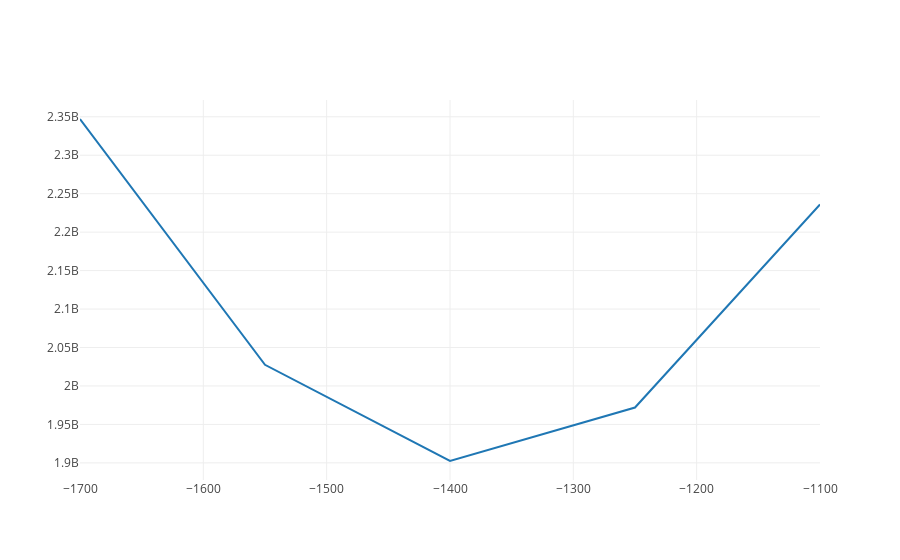

The code cell stored with this chart in its notebook:
### Markdown cell above
This matters because computers are fairly good at finding the low point in a curve.  And that low point in our RSS curve depends on our value of m.

### Code cell
b= 65000
m_values = list(range(-1700, -1000, 150))

rss_values = list(map(lambda m: rss(m, b, month_numbers, revenues), m_values))

iplot([trace_values(m_values, rss_values, mode = 'lines')])

### Figure 1 — Plotly figure (JSON) as saved in the notebook; plotly's stock layout.template omitted (floating-point values rounded to 4 significant figures)
{"data": [{"mode": "lines", "name": "data", "text": [], "type": "scatter", "uid": "e1445cc5-40d2-4cbf-8d26-c213daabbe9f", "x": [-1700, -1550, -1400, -1250, -1100], "y": [2347115531, 2027483231, 1902430931, 1971958631, 2236066331]}], "layout": {"autosize": true, "xaxis": {"autorange": true, "range": [-1700, -1100], "type": "linear"}, "yaxis": {"autorange": true, "range": [1877726231, 2371820231], "type": "linear"}}}
